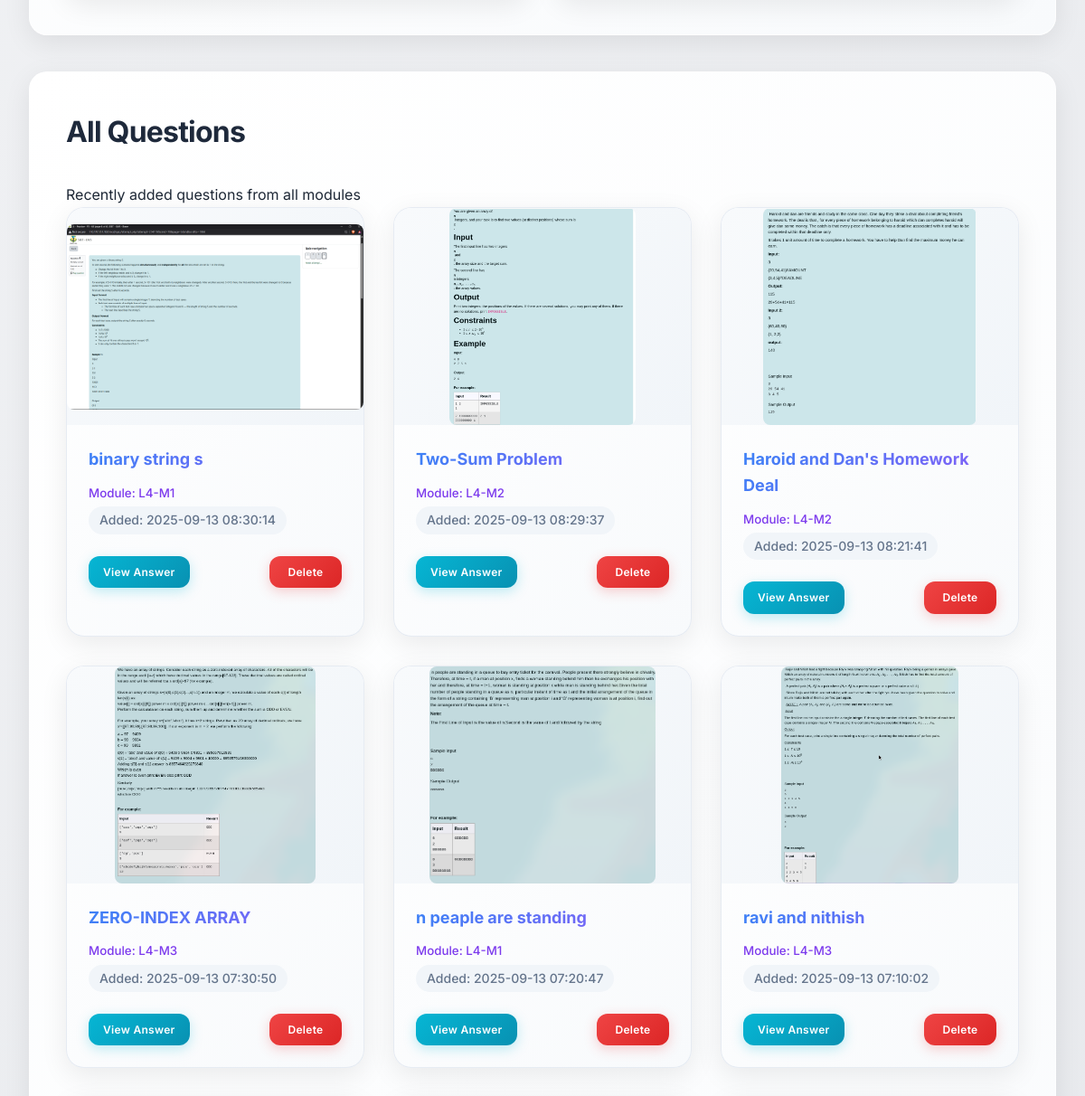
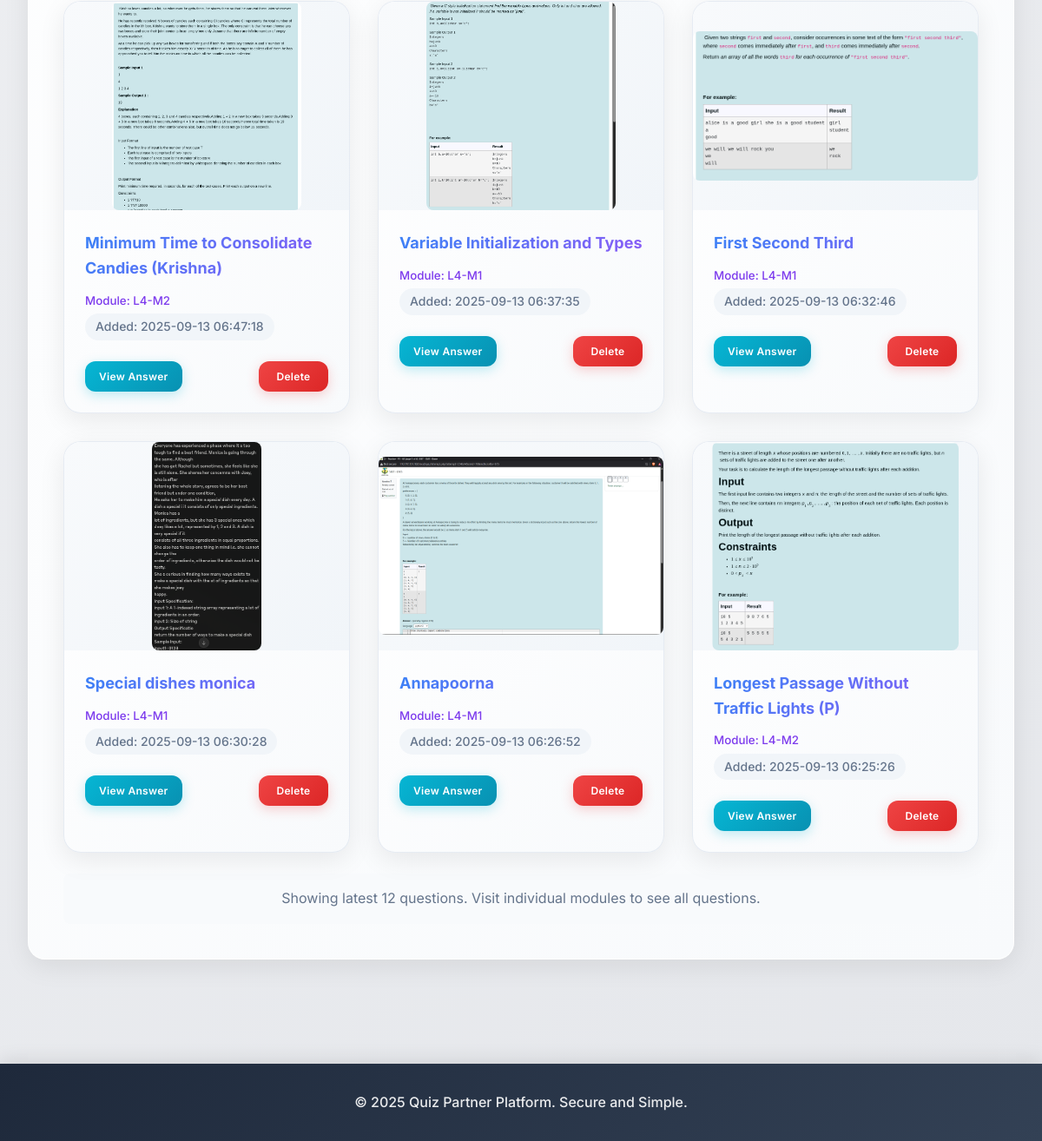
/ (signed in, lower part), run on an earlier commit of the app's database (2 pictures, top to bottom).
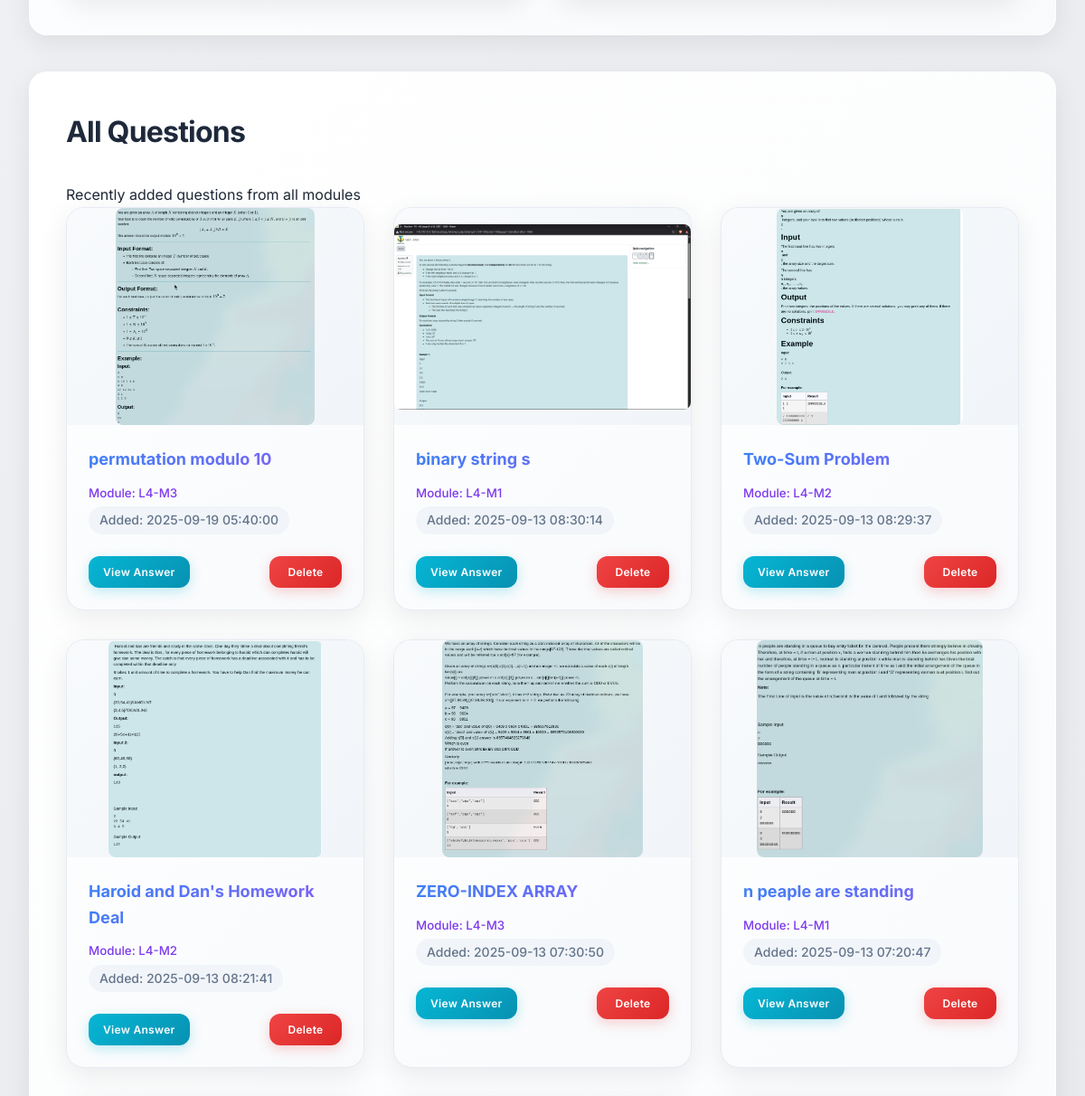
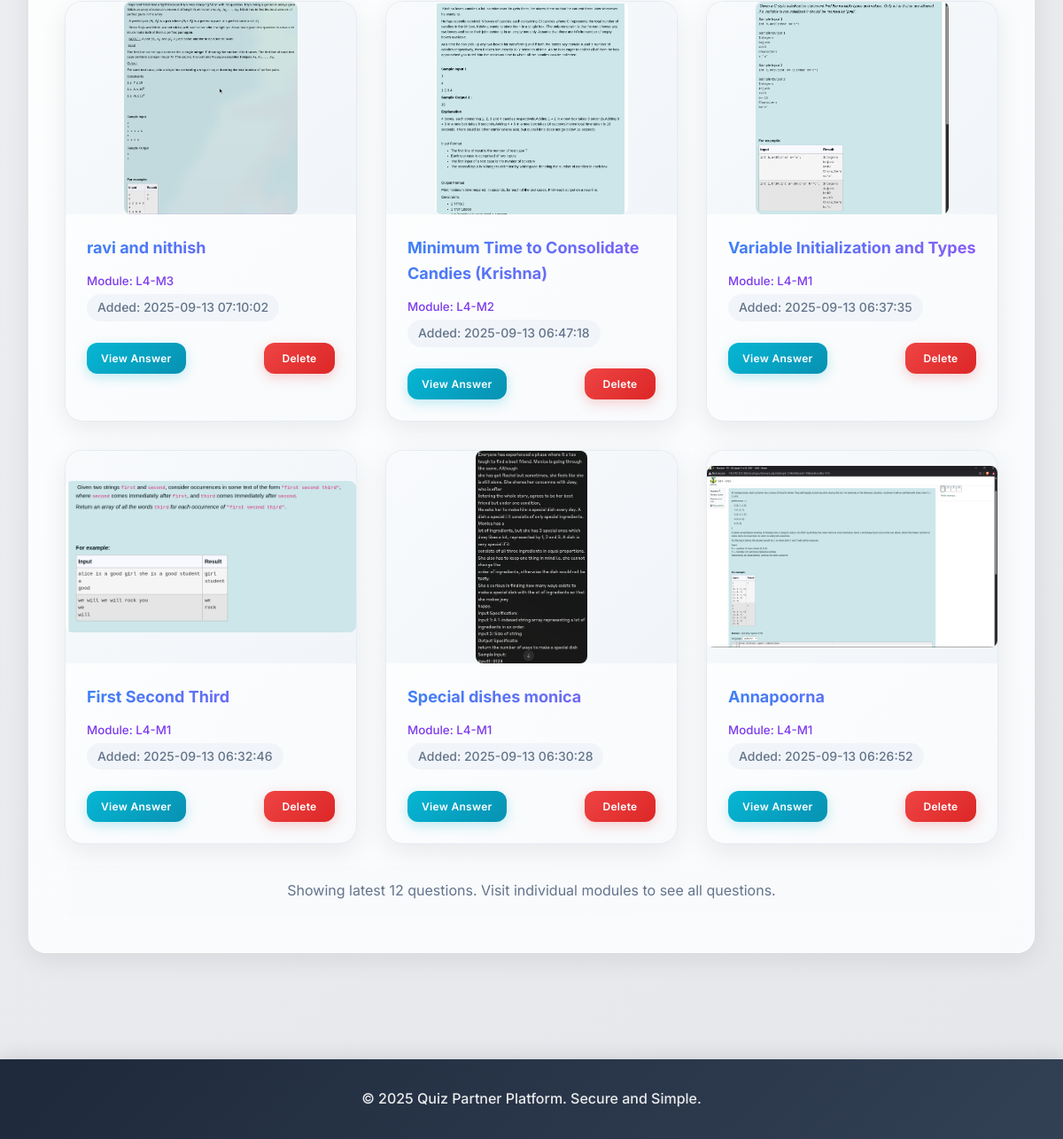
And on a later commit of the database (2 pictures, top to bottom).
### tables this page shows
CREATE TABLE questions (
            id INTEGER PRIMARY KEY AUTOINCREMENT,
            module_id INTEGER NOT NULL,
            image_path TEXT NOT NULL,
            answer TEXT NOT NULL,
            created_at TIMESTAMP DEFAULT CURRENT_TIMESTAMP, name TEXT NOT NULL DEFAULT "Untitled Question",
            FOREIGN KEY (module_id) REFERENCES modules (id) ON DELETE CASCADE
        );

CREATE TABLE modules (
            id INTEGER PRIMARY KEY AUTOINCREMENT,
            name TEXT NOT NULL UNIQUE,
            created_at TIMESTAMP DEFAULT CURRENT_TIMESTAMP
        );

### app_sqlite_with_auth.py (the view)
@app.route('/')
@login_required
def dashboard():
    conn = get_db_connection()
    modules = conn.execute(
        'SELECT * FROM modules ORDER BY created_at DESC'
    ).fetchall()
    all_questions = conn.execute('''
        SELECT q.*, m.name as module_name, m.id as module_id
        FROM questions q
        JOIN modules m ON q.module_id = m.id
        ORDER BY q.created_at DESC
    ''').fetchall()
    conn.close()
    return render_template('index.html', modules=modules, all_questions=all_questions)

### app_sqlite_with_auth.py (called while the page is built)
@app.after_request
def add_security_headers(response):
    response.headers['X-Content-Type-Options'] = 'nosniff'
    response.headers['X-Frame-Options'] = 'DENY'
    response.headers['X-XSS-Protection'] = '1; mode=block'
    response.headers['Strict-Transport-Security'] = 'max-age=31536000; includeSubDomains'
    return response

def login_required(f):
    @wraps(f)
    def decorated_function(*args, **kwargs):
        if 'logged_in' not in session or not session['logged_in']:
            flash('Please log in to access this page.', 'error')
            return redirect(url_for('login'))
        return f(*args, **kwargs)
    return decorated_function

def is_logged_in():
    return session.get('logged_in', False)

def get_db_connection():
    conn = sqlite3.connect('Crime_platform.db', timeout=20.0)
    conn.row_factory = sqlite3.Row
    conn.execute('PRAGMA foreign_keys = ON')
    return conn

@app.context_processor
def inject_auth():
    return dict(is_logged_in=is_logged_in())

### templates/index.html (shortened to what this page needs)
{% extends "base.html" %}
{% block content %}
<div class="section">
</div>
{% if all_questions %}
<div class="section">
    <h2>All Questions</h2>
    <p>Recently added questions from all modules</p>
    <div class="questions-grid">
        {% for question in all_questions[:12] %}
        <div class="question-card">
            <div class="question-image">
                <img src="{{ url_for('uploaded_file', filename=question.image_path) }}"
                     alt="{{ question.name or 'Question ' ~ loop.index }}"
                     class="question-img">
            </div>
            <div class="question-info">
                <p class="question-number">{{ question.name or 'Question #' ~ loop.index }}</p>
                <small class="question-module">Module: {{ question.module_name }}</small>
                <small class="question-date">Added: {{ question.created_at }}</small>
            </div>
            <div class="question-actions">
                <a href="{{ url_for('question_answer', question_id=question.id) }}"
                   class="btn btn-info btn-small">View Answer</a>
                <a href="{{ url_for('delete_question', question_id=question.id) }}"
                   class="btn btn-danger btn-small delete-question"
                   data-name="{{ question.name or 'this question' }}">Delete</a>
            </div>
        </div>
        {% endfor %}
    </div>
    {% if all_questions|length > 12 %}
    <div class="view-more">
        <p>Showing latest 12 questions. Visit individual modules to see all questions.</p>
    </div>
    {% endif %}
</div>
{% endif %}
{% endblock %}

What changed in the data, as far as the page shows it:
no longer on this page (row unchanged): questions: image_path (picture), name "Longest Passage Without Traffic Lights (P)", module_name "L4-M2", created_at "2025-09-13 06:25:26"
added questions: image_path (picture), name "permutation modulo 10", module_name "L4-M3", created_at "2025-09-19 05:40:00"
